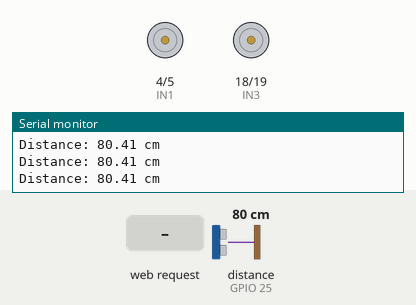
Recording of a sketch running on a simulated ESP32. Parts: motor-driver pin pairs drawn as motors (green arrow = first pin HIGH = forward, orange = second pin HIGH = backward, longer = more drive, scaled by the enable pin), the last lines printed to the serial monitor. Wiring (inferred from the names in the program): ultrasonic range finder: trigger GPIO 26; echo GPIO 25. Inputs (shaded band) come from the test bench; at power-on: distance to the obstacle (sensor on GPIO 25) 80 cm. The echo pulse lasts 58.3 µs per cm.

Above: at 1.2 s.
1.3 s: HTTP request GET /forward received
At 2.5 s:
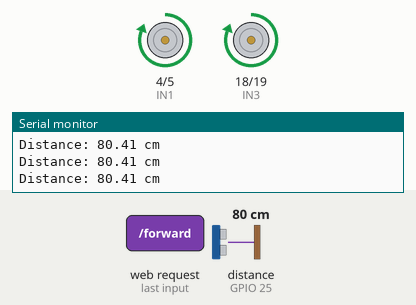
2.8 s: distance to the obstacle (sensor on GPIO 25) set to 11 cm
4.3 s: distance to the obstacle (sensor on GPIO 25) set to 8 cm
At 5.5 s:
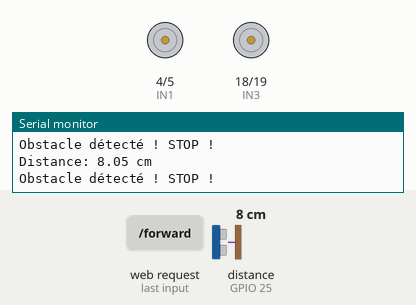
5.8 s: HTTP request GET /backward received
At 6.8 s:
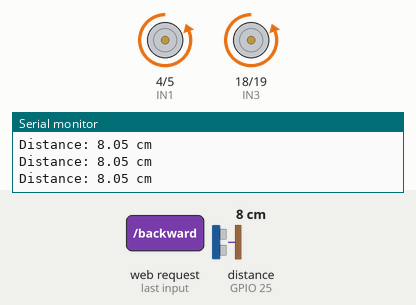
7.3 s: HTTP request GET /left received
At 8.5 s:
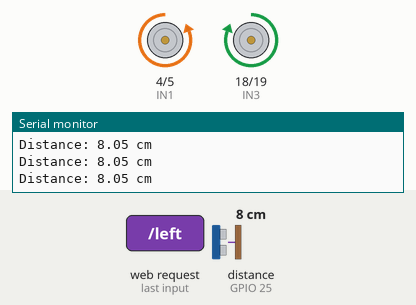
8.8 s: HTTP request GET /right received
At 9.1 s:
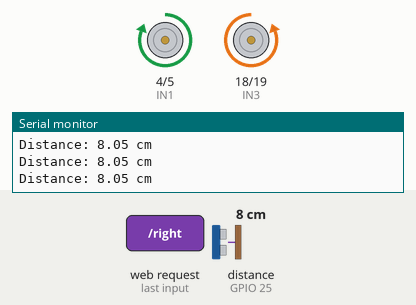
Timing chart, 0 to 11.3 s (numbered marks = the images above; inputs shaded):
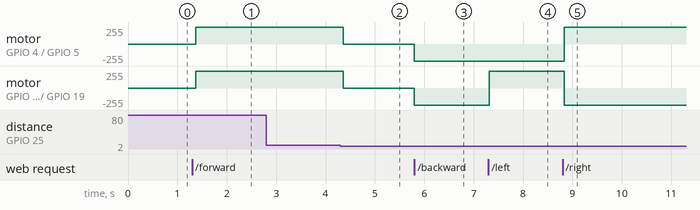

Measured:
- the behaviour switches between 10 and 9 cm on distance to the obstacle (sensor on GPIO 25) (found by bisection; images 1 and 2)
- after the input at 1.3 s, motor on GPIO 4 (IN1) / GPIO 5 (IN2), motor on GPIO 18 (IN3) / GPIO 19 (IN4): stopped → forward 255/255 after 0.07 s
- after the input at 4.3 s, motor on GPIO 4 (IN1) / GPIO 5 (IN2), motor on GPIO 18 (IN3) / GPIO 19 (IN4): forward 255/255 → stopped after 0.06 s
- after the input at 5.8 s, motor on GPIO 4 (IN1) / GPIO 5 (IN2), motor on GPIO 18 (IN3) / GPIO 19 (IN4): stopped → backward 255/255 at once
- after the input at 7.3 s, motor on GPIO 18 (IN3) / GPIO 19 (IN4): backward 255/255 → forward 255/255 at once
- after the input at 8.8 s, motor on GPIO 4 (IN1) / GPIO 5 (IN2): backward 255/255 → forward 255/255 at once; motor on GPIO 18 (IN3) / GPIO 19 (IN4): forward 255/255 → backward 255/255 at once

The sketch:

web_server.ino
```cpp
#include <WiFi.h>
#include <ESPAsyncWebServer.h>
//#include <ESP32Servo.h>

// Moteur
#define ENA 2
#define IN1 4
#define IN2 5
#define IN3 18
#define IN4 19
#define ENB 21
// Servo
//#define PIN_SG90 13
//Servo sg90;
int Speed = 255;

// Capteur Ultrasonique
#define TRIG_PIN 26
#define ECHO_PIN 25

// WiFi AP
const char *ssid = "SM-S908W1696";
const char *password = "misa0081";

AsyncWebServer server(80);

// Variables de contrôle
String currentAction = "stop";
float distance = 0;

void setup() {
  Serial.begin(115200);

  // WiFi Access Point
  WiFi.softAP(ssid, password);
  Serial.println("AP actif. IP : " + WiFi.softAPIP().toString());

  //sg90.setPeriodHertz(50); // PWM frequency for SG90
  //sg90.attach(PIN_SG90, 500, 2400);

  // Pins moteurs
  pinMode(ENA, OUTPUT);
  pinMode(IN1, OUTPUT);
  pinMode(IN2, OUTPUT);
  pinMode(IN3, OUTPUT);
  pinMode(IN4, OUTPUT);
  pinMode(ENB, OUTPUT);

  // Pins capteur ultrason
  pinMode(TRIG_PIN, OUTPUT);
  pinMode(ECHO_PIN, INPUT);

  // Routes web
  server.on("/", HTTP_GET, [](AsyncWebServerRequest *request){
    request->send(200, "text/html", getHTML());
  });

  server.on("/forward", HTTP_GET, [](AsyncWebServerRequest *request){
    currentAction = "forward";
    request->send(200, "text/plain", "Forward");
  });

  server.on("/backward", HTTP_GET, [](AsyncWebServerRequest *request){
    currentAction = "backward";
    request->send(200, "text/plain", "Backward");
  });

  server.on("/left", HTTP_GET, [](AsyncWebServerRequest *request){
    currentAction = "left";
    request->send(200, "text/plain", "Left");
  });

  server.on("/right", HTTP_GET, [](AsyncWebServerRequest *request){
    currentAction = "right";
    request->send(200, "text/plain", "Right");
  });

  server.on("/stop", HTTP_GET, [](AsyncWebServerRequest *request){
    currentAction = "stop";
    request->send(200, "text/plain", "Stop");
  });

  server.on("/distance", HTTP_GET, [](AsyncWebServerRequest *request){
    request->send(200, "text/plain", String(readSensorData()));
  });

  server.on("/speed", HTTP_GET, [](AsyncWebServerRequest *request){
    if (request->hasParam("value")) {
      Speed = request->getParam("value")->value().toInt();
      Serial.println("Nouvelle vitesse: " + String(Speed));
    }
    request->send(200, "text/plain", "OK");
  });

  server.begin();
}

void loop() {
  distance = readSensorData();
  Serial.print("Distance: ");
  Serial.print(distance);
  Serial.println(" cm");

   //rotation from 0 to 180°
  //for (int pos = 0; pos <= 135; pos += 1) {
    //sg90.write(pos);
    //delay(10);
  //}
 // Rotation from 180° to 0
  //for (int pos = 135; pos >= 0; pos -= 1) {
    //sg90.write(pos);
    //delay(10);
  //}

  // Sécurité collision
  if (distance < 10 && currentAction == "forward") {
    carStop();
    Serial.println("Obstacle détecté ! STOP !");
    return;
  }

  // Exécution action
  if (currentAction == "forward") carForward();
  else if (currentAction == "backward") carBackward();
  else if (currentAction == "left") carLeft();
  else if (currentAction == "right") carRight();
  else carStop();

  delay(100);
}

// ✅ Fonction de lecture du capteur ultrasonique (fiable)
float readSensorData() {
  digitalWrite(TRIG_PIN, LOW);
  delayMicroseconds(2);
  digitalWrite(TRIG_PIN, HIGH);
  delayMicroseconds(10);
  digitalWrite(TRIG_PIN, LOW);

  unsigned long microsecond = pulseIn(ECHO_PIN, HIGH, 30000); // timeout de 30ms

  float distance = microsecond / 29.00 / 2;
  return distance;
}

// Fonctions moteur
void carForward() {
  analogWrite(ENA, Speed);
  analogWrite(ENB, Speed);
  digitalWrite(IN1, HIGH);
  digitalWrite(IN2, LOW);
  digitalWrite(IN3, HIGH);
  digitalWrite(IN4, LOW);
}

void carBackward() {
  analogWrite(ENA, Speed);
  analogWrite(ENB, Speed);
  digitalWrite(IN1, LOW);
  digitalWrite(IN2, HIGH);
  digitalWrite(IN3, LOW);
  digitalWrite(IN4, HIGH);
}

void carLeft() {
  analogWrite(ENA, Speed);
  analogWrite(ENB, Speed);
  digitalWrite(IN1, LOW);
  digitalWrite(IN2, HIGH);
  digitalWrite(IN3, HIGH);
  digitalWrite(IN4, LOW);
}

void carRight() {
  analogWrite(ENA, Speed);
  analogWrite(ENB, Speed);
  digitalWrite(IN1, HIGH);
  digitalWrite(IN2, LOW);
  digitalWrite(IN3, LOW);
  digitalWrite(IN4, HIGH);
}

void carStop() {
  digitalWrite(IN1, LOW);
  digitalWrite(IN2, LOW);
  digitalWrite(IN3, LOW);
  digitalWrite(IN4, LOW);
}


// Page HTML
String getHTML() {
  return R"rawliteral(
  <!DOCTYPE html>
  <html lang="en">
  <head>
    <meta charset="UTF-8">
    <meta name="viewport" content="width=device-width, initial-scale=1.0">
    <title>ESP32 Car Control</title>
    <style>
      body {
        font-family: 'Segoe UI', sans-serif;
        background: #f8f8f8;
        text-align: center;
        padding: 30px;
      }
      h2 {
        color: #333;
      }
      #distance {
        font-size: 24px;
        font-weight: bold;
        margin: 10px;
        color: #007bff;
      }
      #speedValue {
        font-weight: bold;
        color: #28a745;
      }
      .control-grid {
        display: grid;
        grid-template-columns: 1fr 1fr 1fr;
        grid-gap: 15px;
        max-width: 400px;
        margin: 30px auto;
      }
      .control-grid button {
        font-size: 20px;
        padding: 20px;
        border: none;
        border-radius: 10px;
        background-color: #007bff;
        color: white;
        cursor: pointer;
        transition: 0.2s;
        box-shadow: 0 4px 6px rgba(0,0,0,0.1);
      }
      .control-grid button:hover {
        background-color: #0056b3;
      }
      input[type=range] {
        width: 60%;
        margin: 15px auto;
      }
    </style>
  </head>
  <body>
    <h2>CAPSTONE - Remote Control of the car</h2>

    <p>Distance: <span id="distance">...</span></p>

    <div class="control-grid">
      <div></div>
      <button onclick="send('forward')">⬆️</button>
      <div></div>

      <button onclick="send('left')">⬅️</button>
      <button onclick="send('stop')">⏹️</button>
      <button onclick="send('right')">➡️</button>

      <div></div>
      <button onclick="send('backward')">⬇️</button>
      <div></div>
    </div>

    <div class="row">
      <label for="speed">Speed : <span id="speedValue">150</span></label><br>
      <input type="range" id="speed" min="0" max="255" value="150" oninput="updateSpeed(this.value)">
    </div>

    <script>
      function send(cmd) {
        fetch('/' + cmd);
      }

      function updateSpeed(val) {
        document.getElementById("speedValue").innerText = val;
        fetch('/speed?value=' + val);
      }

      setInterval(() => {
        fetch('/distance')
          .then(res => res.text())
          .then(data => {
            const d = parseFloat(data);
            const output = (d < 10) ? "🚨Obstacle detected🚨" : d + " cm";
            document.getElementById("distance").innerText = output;
          });
      }, 500);
    </script>
  </body>
  </html>
  )rawliteral";
}
```
